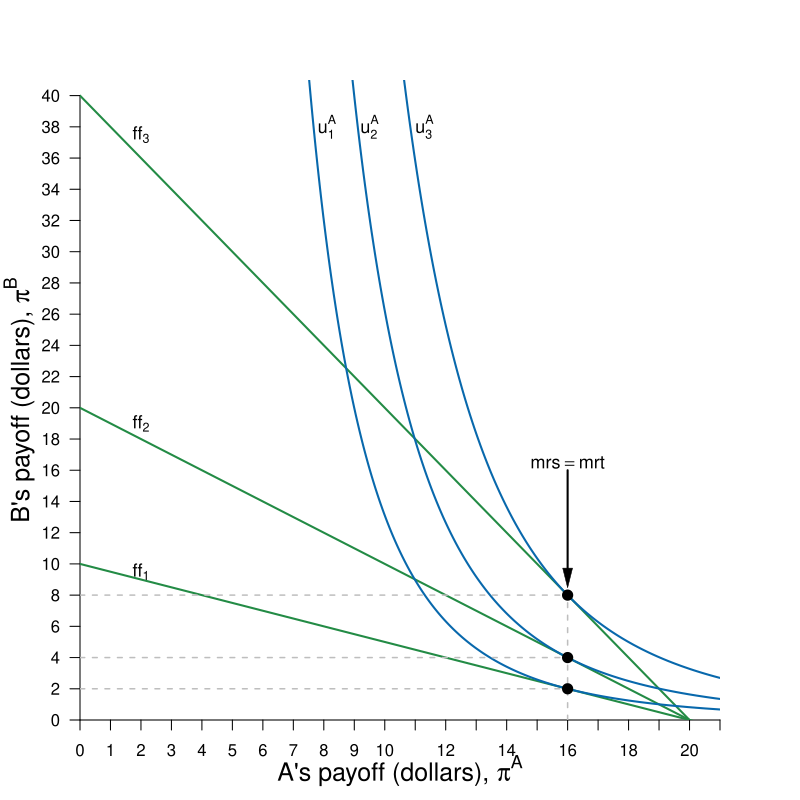

The R source for this figure:
#Graph Designer: Simon Halliday
#Authors: Bowles, Foley and Halliday
#Title: Microeconomics: Competition, Conflict and Coordination

library(shape)
pdf(file = "constrained_optimization/feasible_dictator_problemset.pdf", width = 8, height = 8)

#Set parameters for graphics
axislabelsize <- 1.5
labelsize <- 1.1
graphlinewidth <- 2
segmentlinewidth <- 1.5

COL <- c("#7fc97f", "#beaed4", "#fdc086", "#ffff99", "#386cb0", "#f0027f", "#bf5b17", "#666666")
COLA <- c("#e0f3db", "#99d8c9","#66c2a4","#41ae76", "#238b45", "#005824")
COLB <- c("#4eb3d3", "#2b8cbe", "#0868ac","#084081")

#Edited the margins to cater for the larger LHS labels
par(mar =  c(4, 4, 4, 4))

ppf <- function(x, slope = 1, bary = 20) {
  bary - slope * x
}

uFn <- function(x, y, alpha = 0.8){
  ((x)^alpha)*(y^(1-alpha))
}

indiffA <- function(x, ubar = uFn(8,2) - 1, alpha = 0.3) {
  (ubar/ ((x)^alpha))^(1/ (1 - alpha))
}

ylims <- c(0, 41)
xlims <- c(0, 21)

npts <- 501 
x <- seq(xlims[1], xlims[2], length.out = npts)
y <- seq(ylims[1], ylims[2], length.out = npts) 
a <- c(uFn(16, 2), uFn(16, 4), uFn(16, 8)) #alpha = 0.8

plot(0, 0, xlim = xlims, ylim = ylims, type = "n",
     xlab = expression(paste("")),
     ylab = expression(paste("")), 
     xaxt = "n", 
     yaxt = "n", 
     cex.lab = axislabelsize, 
     bty = "n", 
     xaxs="i", 
     yaxs="i"
)


# ticksy <- seq(from = 0, to = ylims[2], by = 1)
# ylabels <- seq(from = 0, to = ylims[2], by = 1)
ticksx <- seq(from = 0, to = xlims[2], by = 1)
xlabels <- seq(from = 0, to = xlims[2], by = 1)
ticksy <- seq(from = 0, to = ylims[2], by = 2)
ylabels <- seq(from = 0, to = ylims[2], by = 2)
# ticksx <- c(xlims[1], 5.25, 8.944272, xlims[2])
# xlabels <- c(NA, expression(paste(x,"*")), expression(paste(bar(x))), NA)

axis(1, at = ticksx, pos = 0, labels = xlabels)
axis(2, at = ticksy, pos = 0, labels = ylabels, las = 1)

npts <- 500 
xx1 <- seq(xlims[1], xlims[2], length.out = npts)
xx2 <- seq(0, xlims[2], length.out = npts)
xx3 <- seq(xlims[1], 0, length.out = npts)
xx4 <- seq(-11, 0, length.out = npts)

#Draw the polygon for shading the feasible set
# xpoly1 <- seq(from = xlims[1], 10, length.out = 500)
# ypoly1 <- ppf(xpoly1)
# polygon(x = c(0, xpoly1, 0),
#         y = c(0, ypoly1, 0),
#         col=COLA[1], density=NULL, border = NA)

#Draw the graphs
lines(xx1, ppf(xx1), col = COLA[5], lwd = graphlinewidth)
lines(xx1, ppf(xx1, bary = 40, slope = 2), col = COLA[5], lwd = graphlinewidth)
lines(xx1, ppf(xx1, bary = 10, slope = 0.5), col = COLA[5], lwd = graphlinewidth)

#Label the feasible frontier
# text(16, 3, expression("Feasible Frontier"), cex = labelsize)
# Arrows(16, 3.1, 16, 3.9, col = "black", lty = 1, lwd = 2, arr.type = "triangle", arr.lwd = 0.5)

contour(x, y, 
        outer(x, y, uFn),
        drawlabels = FALSE,
        col = COLB[3],
        lwd = graphlinewidth,
        levels = a, 
        xaxs="i", 
        yaxs="i", 
        add = TRUE)

#Axis labels
mtext(expression(paste("A's payoff (dollars), ", pi^A)), side = 1, line = 2.5, cex = axislabelsize)
text(-2, 0.5*ylims[2], expression(paste("B's payoff (dollars), ", pi^B)), xpd = TRUE, cex = axislabelsize, srt = 90) 

#Add mrs = mrt at i
text(16, 16.5, expression(paste(mrs == mrt)), cex = labelsize)
Arrows(16, 16, 16, 9.1, col = "black", lty = 1, lwd = 2, arr.type = "triangle", arr.lwd = 0.5)

#Label the indifference curves
text(8.1, 38, expression(u[1]^A), cex = labelsize)
text(9.5, 38, expression(u[2]^A), cex = labelsize)
text(11.3, 38, expression(u[3]^A), cex = labelsize)

#Label the feasible frontiers
text(2, 9.5, expression(ff[1]), cex = labelsize)
text(2, 19, expression(ff[2]), cex = labelsize)
text(2, 37.5, expression(ff[3]), cex = labelsize)

#Annotate max u point on feasible frontier
#text(5.2, ppf(5) + 0.2, expression(paste(i)), cex = labelsize)

segments(0, ppf(x = 16, bary = 10, slope = 0.5), 16, ppf(x = 16, bary = 10, slope = 0.5), lty = 2, col = "gray", lwd = segmentlinewidth)
segments(0, ppf(x = 16), 16, ppf(x = 16), lty = 2, col = "gray", lwd = segmentlinewidth)
segments(16, 0, 16, ppf(x = 16, bary = 40, slope = 2), lty = 2, col = "gray", lwd = segmentlinewidth)
segments(0, ppf(x = 16, bary = 40, slope = 2), 16, ppf(x = 16, bary = 40, slope = 2), lty = 2, col = "gray", lwd = segmentlinewidth)

points(16, ppf(x = 16, bary = 10, slope = 0.5), pch = 16, col = "black", cex = 1.5)
points(16, ppf(x = 16), pch = 16, col = "black", cex = 1.5)
points(16, ppf(x = 16, bary = 40, slope = 2), pch = 16, col = "black", cex = 1.5)



# text(2.3+0.2, ppf(2.3) + 0.2, expression(paste(a)), cex = labelsize)
# segments(2.3, 0, 2.3, ppf(x = 2.3), lty = 2, col = "gray", lwd = segmentlinewidth)
# segments(0, ppf(x = 2.3), 2.3, ppf(x = 2.3), lty = 2, col = "gray", lwd = segmentlinewidth)
# points(2.3, ppf(x = 2.3), pch = 16, col = "black", cex = 1.5)


# text(7.7+0.2, ppf(7.7) + 0.2, expression(paste(b)), cex = labelsize)
# segments(7.7, 0, 7.7, ppf(x = 7.7), lty = 2, col = "gray", lwd = segmentlinewidth)
# segments(0, ppf(x = 7.7), 7.7, ppf(x = 7.7), lty = 2, col = "gray", lwd = segmentlinewidth)
# points(7.7, ppf(x = 7.7), pch = 16, col = "black", cex = 1.5)



dev.off()
